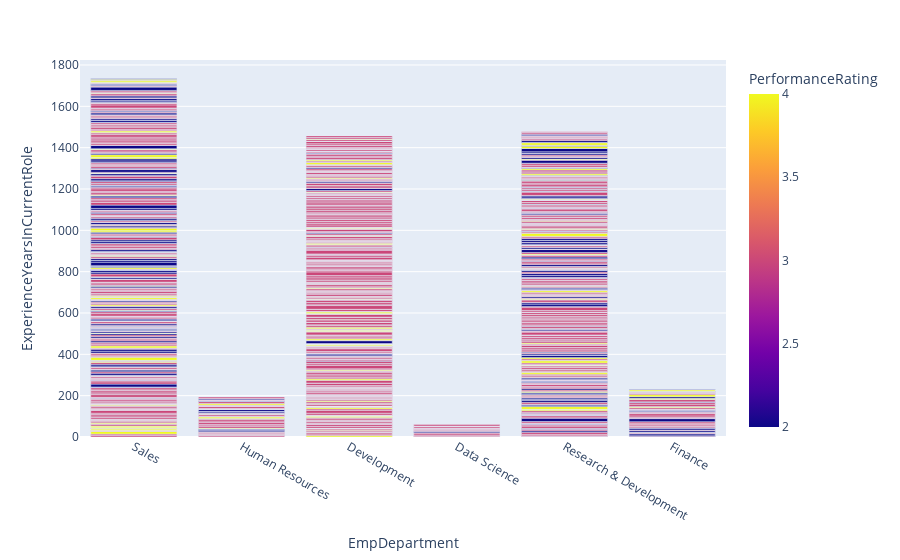
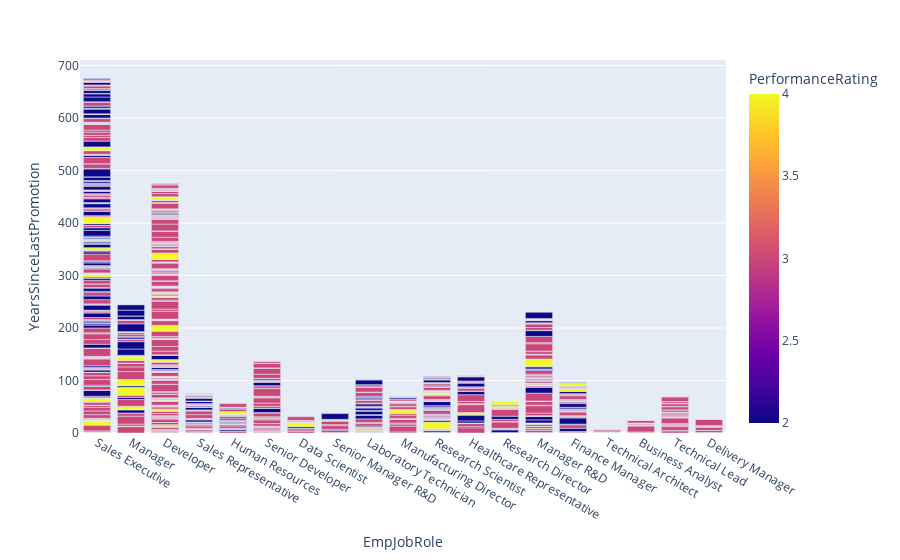

These figures' notebook cell, in order:
### Code cell
fig =px.bar(emp_data,x='EmpDepartment', color='PerformanceRating', y='ExperienceYearsInCurrentRole')
fig.show()

fig =px.bar(emp_data,x='EmpJobRole', y='YearsSinceLastPromotion',color='PerformanceRating')
fig.show()

### Figure 1 — Plotly figure (JSON) as saved in the notebook; plotly's stock layout.template omitted (floating-point values rounded to 4 significant figures; data arrays with more than 128 entries replaced by an {"elided": "..."} marker saying what was removed)
{"data": [{"alignmentgroup": "True", "hovertemplate": "EmpDepartment=%{x}<br>ExperienceYearsInCurrentRole=%{y}<br>PerformanceRating=%{marker.color}<extra></extra>", "legendgroup": "", "marker": {"color": {"elided": "1200 int values"}, "coloraxis": "coloraxis"}, "name": "", "offsetgroup": "", "orientation": "v", "showlegend": false, "textposition": "auto", "type": "bar", "x": {"elided": "1200 str values"}, "xaxis": "x", "y": {"elided": "1200 int values"}, "yaxis": "y"}], "layout": {"barmode": "relative", "coloraxis": {"colorbar": {"title": {"text": "PerformanceRating"}}, "colorscale": [[0, "#0d0887"], [0.1111, "#46039f"], [0.2222, "#7201a8"], [0.3333, "#9c179e"], [0.4444, "#bd3786"], [0.5556, "#d8576b"], [0.6667, "#ed7953"], [0.7778, "#fb9f3a"], [0.8889, "#fdca26"], [1, "#f0f921"]]}, "legend": {"tracegroupgap": 0}, "margin": {"t": 60}, "xaxis": {"anchor": "y", "domain": [0, 1], "title": {"text": "EmpDepartment"}}, "yaxis": {"anchor": "x", "domain": [0, 1], "title": {"text": "ExperienceYearsInCurrentRole"}}}}

### Figure 2 — Plotly figure (JSON) as saved in the notebook; plotly's stock layout.template omitted (floating-point values rounded to 4 significant figures; data arrays with more than 128 entries replaced by an {"elided": "..."} marker saying what was removed)
{"data": [{"alignmentgroup": "True", "hovertemplate": "EmpJobRole=%{x}<br>YearsSinceLastPromotion=%{y}<br>PerformanceRating=%{marker.color}<extra></extra>", "legendgroup": "", "marker": {"color": {"elided": "1200 int values"}, "coloraxis": "coloraxis"}, "name": "", "offsetgroup": "", "orientation": "v", "showlegend": false, "textposition": "auto", "type": "bar", "x": {"elided": "1200 str values"}, "xaxis": "x", "y": {"elided": "1200 int values"}, "yaxis": "y"}], "layout": {"barmode": "relative", "coloraxis": {"colorbar": {"title": {"text": "PerformanceRating"}}, "colorscale": [[0, "#0d0887"], [0.1111, "#46039f"], [0.2222, "#7201a8"], [0.3333, "#9c179e"], [0.4444, "#bd3786"], [0.5556, "#d8576b"], [0.6667, "#ed7953"], [0.7778, "#fb9f3a"], [0.8889, "#fdca26"], [1, "#f0f921"]]}, "legend": {"tracegroupgap": 0}, "margin": {"t": 60}, "xaxis": {"anchor": "y", "domain": [0, 1], "title": {"text": "EmpJobRole"}}, "yaxis": {"anchor": "x", "domain": [0, 1], "title": {"text": "YearsSinceLastPromotion"}}}}
